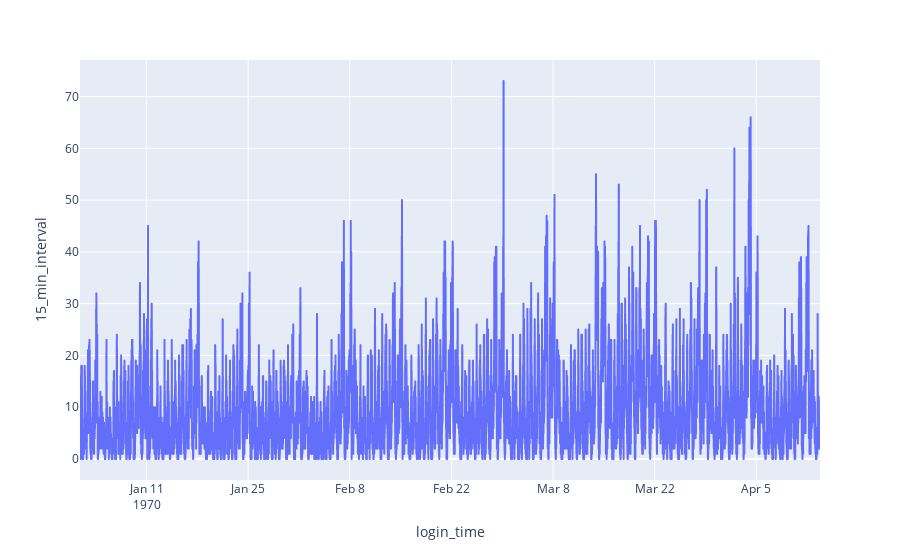

The code cell stored with this chart in its notebook:
### Code cell
fig= px.line(intervals_15, x= 'login_time', y= '15_min_interval')
fig.show()

### Figure 1 — Plotly figure (JSON) as saved in the notebook; plotly's stock layout.template omitted (floating-point values rounded to 4 significant figures; data arrays with more than 128 entries replaced by an {"elided": "..."} marker saying what was removed)
{"data": [{"hovertemplate": "login_time=%{x}<br>15_min_interval=%{y}<extra></extra>", "legendgroup": "", "line": {"color": "#636efa", "dash": "solid"}, "mode": "lines", "name": "", "showlegend": false, "type": "scattergl", "x": {"elided": "9788 str values"}, "xaxis": "x", "y": {"elided": "9788 int values"}, "yaxis": "y"}], "layout": {"legend": {"tracegroupgap": 0}, "margin": {"t": 60}, "xaxis": {"anchor": "y", "domain": [0, 1], "title": {"text": "login_time"}}, "yaxis": {"anchor": "x", "domain": [0, 1], "title": {"text": "15_min_interval"}}}}
